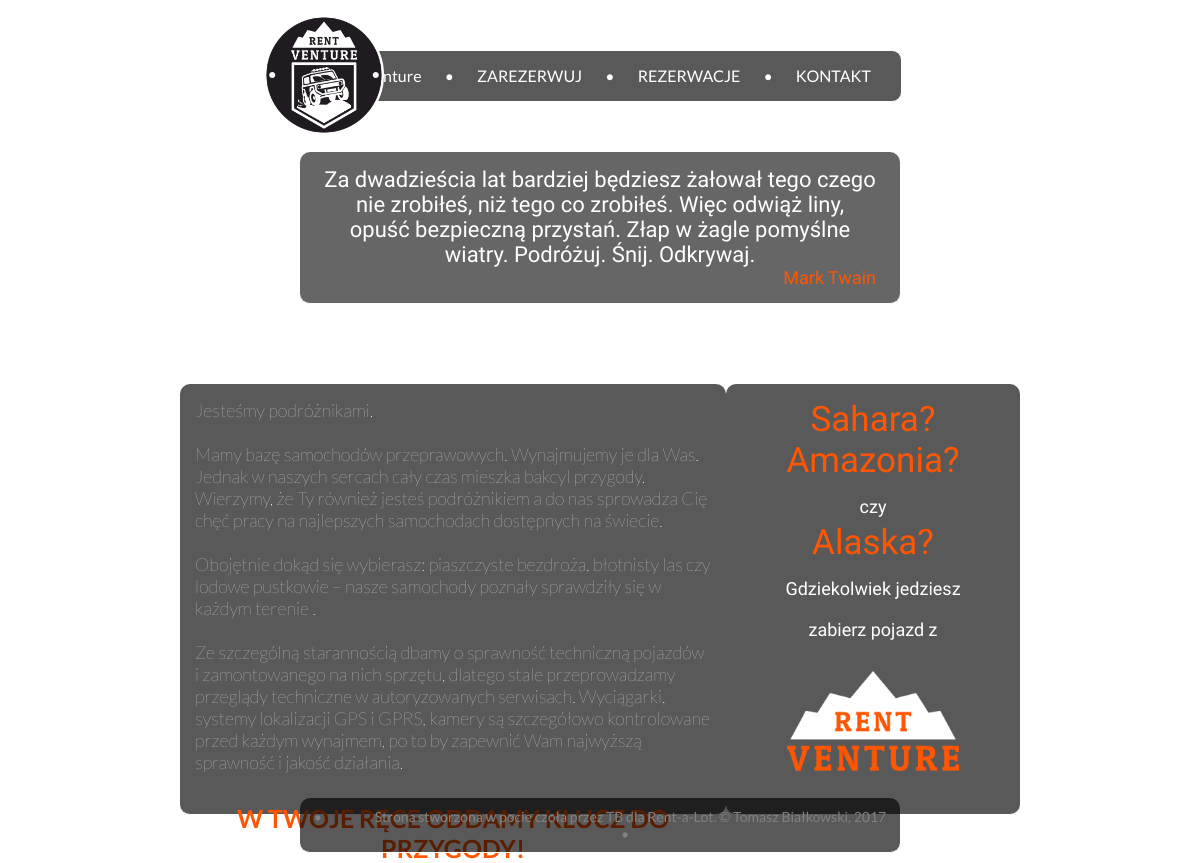
The app's page /home.php with its own data.
### tables this page shows
CREATE TABLE `cytat` (
  `ID` int(11) NOT NULL,
  `tekst_cyt` text NOT NULL,
  `autor_cyt` varchar(255) NOT NULL
);

### home.php (the view, shortened to what this page needs)
<!DOCTYPE html>
<html>
<head>
	<link rel="stylesheet" type="text/css" href="style.css">
</head>
<body>
<div>
<img src="./IMG/Rentventure.png" alt="logo" class="logo">
</div>
<div>
	<nav class="naw">
  		<a class="button" href="home.php">RentVenture</a> &bull;
  		<a class="button" href="zarezerwuj.php">ZAREZERWUJ</a> &bull;
  		<a class="button" href="rezerwacje.php">REZERWACJE</a> &bull;
   		<a class="button" href="kontakt.php">KONTAKT</a>
	</nav>
</div>
<div class="cytat">
	<?php
		$db = mysqli_connect('localhost','root','','domowe');
		mysqli_set_charset($db, 'UTF-8');
		    $zapytanie = "SELECT * FROM cytat ORDER BY RAND() LIMIT 1";
			$wykonaj = mysqli_query($db, $zapytanie) or die(mysql_error());
			$wiersz = mysqli_fetch_array($wykonaj);
				echo $wiersz["tekst_cyt"].'<br><span class="autor">'.$wiersz["autor_cyt"].'<span>';
?>
</div>
<div class="tekst">
Jesteśmy podróżnikami.<br><br>
Mamy bazę samochodów przeprawowych. Wynajmujemy je dla Was. Jednak w naszych sercach cały czas mieszka bakcyl przygody. Wierzymy, że Ty również jesteś podróżnikiem a do nas sprowadza Cię chęć pracy na najlepszych samochodach dostępnych na świecie.<br>
<br>Obojętnie dokąd się wybierasz: piaszczyste bezdroża, błotnisty las czy lodowe pustkowie – nasze samochody poznały sprawdziły się w każdym terenie . <br><br>
Ze szczególną starannością dbamy o sprawność techniczną pojazdów i zamontowanego na nich sprzętu, dlatego stale przeprowadzamy przeglądy techniczne w autoryzowanych serwisach. Wyciągarki, systemy lokalizacji GPS i GPRS, kamery są szczegółowo kontrolowane przed każdym wynajmem, po to by zapewnić Wam najwyższą sprawność i jakość działania.
<span class="tekst2">W TWOJE RĘCE ODDAMY KLUCZ DO PRZYGODY!</span>
</div>
<div class="baner">
	Sahara?<br>
	Amazonia?<br>
	<span class="male">czy </span><br>Alaska?<br>
	<span class="male">Gdziekolwiek jedziesz<br>zabierz pojazd z</span>
	<img src="./IMG/Rentventure_GORA.png" alt="naglowek" class="naglowek">
</div>
<div class="footer">
<footer>
	<span class="left">&bull;</span>
	Strona stworzona w pocie czoła przez TB dla Rent-a-Lot. &copy; Tomasz Białkowski, 2017
	<span class="right">&bull;</span>
</footer>
</div>
</body>
</html>

### style.css (style rules this page uses)
body { background-image: url("./IMG/Toyota_FJ.jpg"); background-repeat: none; background-size: cover; font-family: 'Lato'; padding: 0px; margin: 0px; color: white; }
.naw { background-color:rgba(0,0,0,0.65); border-radius:10px; height: 50px; margin-top: 50px; margin-left: 25%; width: 50%; border: 1px solid white; text-align: center; }
.naw a { border: none; color: white; padding: 15px 20px; text-align: center; text-decoration: none; display: inline-block; font-size: 16px; background-color: rgba(0,0,0,0); transition-property: background-color; transition-timing-function: ease-out; transition-duration: 0.4s; }
a { text-decoration: none; color: white; }
.logo { height: 120px; margin-left: 22%; position: absolute; margin-top: -35px; }
.cytat { margin-top: 50px; margin-left: 25%; width: 46%; font-family: 'Kaushan Script', cursive; font-size: 22px; background-color:rgba(0,0,0,0.6); border-radius:10px; padding: 15px 2%; color:white; text-align: center; border-bottom: 1px solid white; }
.autor { color: rgb(255, 86, 3); font-size: 18px; display: block; text-align: right; }
.tekst { background-color:rgba(0,0,0,0.65); border-radius:10px; padding: 15px 15px; margin-top: 80px; margin-left: 15%; width: 43%; height: 400px; float: left; font-size: 18px; font-weight: lighter; border-bottom: 1px solid white; }
.tekst2 { color: rgb(255, 86, 3); font-size: 25px; margin-top:30px; display: block; text-align: center; font-weight: bold; }
.baner { background-color:rgba(0,0,0,0.65); border-radius:10px; padding: 15px 15px; margin-top: 80px; width: 22%; height: 400px; float: right; margin-right: 15%; text-align: center; font-family: 'Patua One'; font-size: 35px; color: rgb(255, 86, 3); border-bottom: 1px solid white; }
.male { font-size: 18px; color: white; }
.naglowek { height: 100px; display: block; margin: 26px auto; }
.footer { background-color:rgba(0,0,0,0.65); width: 50%; text-align: center; border-radius:10px; padding: 10px 0px; margin-bottom: 10px; margin-top: 10px; margin-left: 25%; bottom: 0; position: fixed; color: gray; border-bottom: 1px solid white; font-size: 14px; }
.left { color: gray; padding-right: 50px; }
.right { color: gray; padding-left: 50px; }

### records on screen
cytat: tekst_cyt "Za dwadzieścia lat bardziej będziesz żałował tego czego nie zrobiłeś, niż tego co zrobiłeś. Więc odwiąż liny, opuść bezpieczną przystań. Złap w żagle pomyślne wiatry. Podróżuj. Śnij. Odkrywaj.", autor_cyt "Mark Twain"
